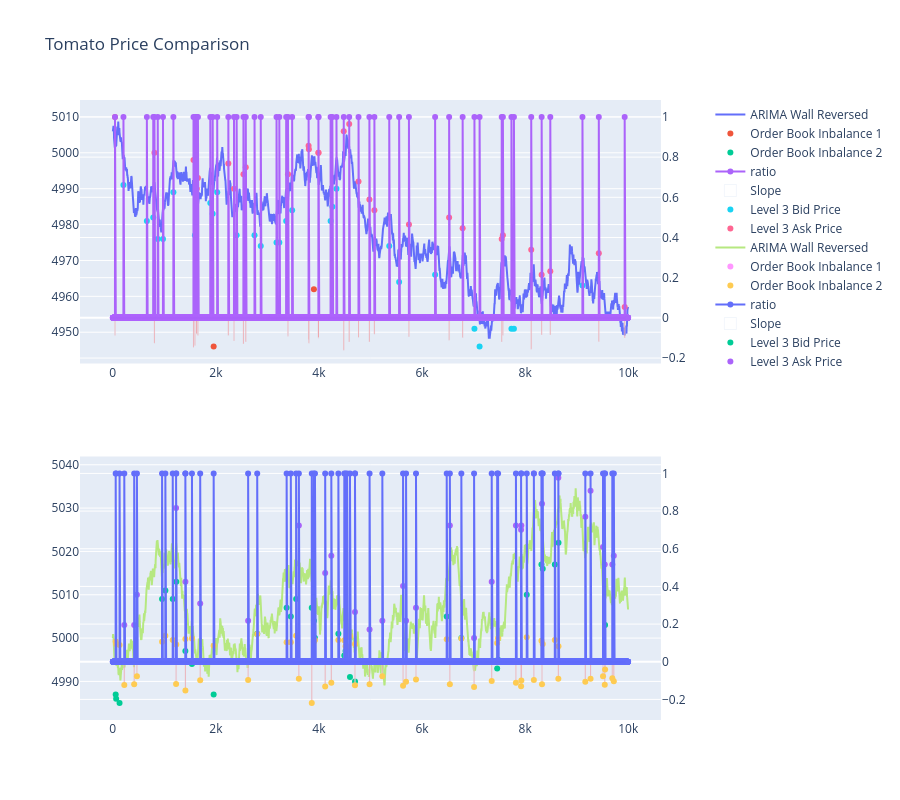

Here is the notebook cell this chart was saved with:
### Code cell
from plotly.subplots import make_subplots
import plotly.graph_objects as go

# Create a figure with 2 rows
price_graph = make_subplots(
    rows=2, 
    cols=1, 
    specs=[[{"secondary_y": True}],  # Row 1
           [{"secondary_y": True}]]  # Row 2
)

for i, df in enumerate([tomatoe_price_df_2, tomatoe_price_df_1]):
    row = i + 1
    #price_graph.add_trace(go.Scatter(x=df.index, y=df['mid_price'], mode='lines', name='Mid Price'), row=row, col=1)
    #price_graph.add_trace(go.Scatter(x=df.index, y=df['wall_mid'], mode='lines', name='Wall Mid'), row=row, col=1)
    #price_graph.add_trace(go.Scatter(x=df.index, y=df['ARIMA_mid'], mode='lines', name='ARIMA Mid'), row=row, col=1)
    #price_graph.add_trace(go.Scatter(x=df.index, y=df['ARIMA_wall'], mode='lines', name='ARIMA Wall'), row=row, col=1)
    #price_graph.add_trace(go.Scatter(x=df.index, y=df['ARIMA_mid_rever'], mode='lines', name='ARIMA Mid Reversed'), row=row, col=1)
    price_graph.add_trace(go.Scatter(x=df.index, y=df['ARIMA_wall_rever'], mode='lines', name='ARIMA Wall Reversed'), row=row, col=1)

    price_graph.add_trace(go.Scatter(x=df.index, y=df['obi'].where(only_obi3), mode='markers', name='Order Book Inbalance 1'), row=row, col=1, secondary_y=True)
    price_graph.add_trace(go.Scatter(x=df.index, y=df['obi3'].where(only_obi3), mode='markers', name='Order Book Inbalance 2'), row=row, col=1, secondary_y=True)
    price_graph.add_trace(go.Scatter(x=df.index, y=df['signal'], mode='lines+markers', name='ratio'), row=row, col=1, secondary_y=True)
    
    price_graph.add_trace(go.Bar(x=df.index, y=df['obi3'], 
            marker_color=[
            'rgba(0, 200, 100, 0.5)' if val >= 0 else 'rgba(255, 50, 50, 0.5)' 
            if pd.notnull(val) else 'rgba(0,0,0,0)' # Transparent for NaNs
            for val in df['obi3']]
            , name='Slope', width=20), row=row, col=1, secondary_y=True,)
    
    #price_graph.add_trace(go.Scatter(x=df.index, y=df['bid_price_1'], mode='lines', name='Best Bid Price'), row=row, col=1)
    #price_graph.add_trace(go.Scatter(x=df.index, y=df['bid_price_2'], mode='lines', name='Level 2 Bid Price'), row=row, col=1)
    price_graph.add_trace(go.Scatter(x=df.index, y=df['bid_price_3'], mode='markers', name='Level 3 Bid Price'), row=row, col=1)

    #price_graph.add_trace(go.Scatter(x=df.index, y=df['ask_price_1'], mode='lines', name='Best Ask Price'), row=row, col=1)
    #price_graph.add_trace(go.Scatter(x=df.index, y=df['ask_price_2'], mode='lines', name='Level 2 Ask Price'), row=row, col=1)
    price_graph.add_trace(go.Scatter(x=df.index, y=df['ask_price_3'], mode='markers', name='Level 3 Ask Price'), row=row, col=1)

price_graph.update_layout(height=800, title_text="Tomato Price Comparison")
price_graph.show()

### Figure 1 — Plotly figure (JSON) as saved in the notebook; plotly's stock layout.template omitted (floating-point values rounded to 4 significant figures; data arrays with more than 128 entries replaced by an {"elided": "..."} marker saying what was removed)
{"data": [{"mode": "lines", "name": "ARIMA Wall Reversed", "type": "scatter", "x": {"elided": "10000 int values"}, "xaxis": "x", "y": {"elided": "10000 float values"}, "yaxis": "y"}, {"mode": "markers", "name": "Order Book Inbalance 1", "type": "scatter", "x": {"elided": "10000 int values"}, "xaxis": "x", "y": {"elided": "10000 float values"}, "yaxis": "y2"}, {"mode": "markers", "name": "Order Book Inbalance 2", "type": "scatter", "x": {"elided": "10000 int values"}, "xaxis": "x", "y": {"elided": "10000 float values"}, "yaxis": "y2"}, {"mode": "lines+markers", "name": "ratio", "type": "scatter", "x": {"elided": "10000 int values"}, "xaxis": "x", "y": {"elided": "10000 int values"}, "yaxis": "y2"}, {"marker": {"color": {"elided": "10000 str values"}}, "name": "Slope", "type": "bar", "width": 20, "x": {"elided": "10000 int values"}, "xaxis": "x", "y": {"elided": "10000 float values"}, "yaxis": "y2"}, {"mode": "markers", "name": "Level 3 Bid Price", "type": "scatter", "x": {"elided": "10000 int values"}, "xaxis": "x", "y": {"elided": "10000 float values"}, "yaxis": "y"}, {"mode": "markers", "name": "Level 3 Ask Price", "type": "scatter", "x": {"elided": "10000 int values"}, "xaxis": "x", "y": {"elided": "10000 float values"}, "yaxis": "y"}, {"mode": "lines", "name": "ARIMA Wall Reversed", "type": "scatter", "x": {"elided": "10000 int values"}, "xaxis": "x2", "y": {"elided": "10000 float values"}, "yaxis": "y3"}, {"mode": "markers", "name": "Order Book Inbalance 1", "type": "scatter", "x": {"elided": "10000 int values"}, "xaxis": "x2", "y": {"elided": "10000 float values"}, "yaxis": "y4"}, {"mode": "markers", "name": "Order Book Inbalance 2", "type": "scatter", "x": {"elided": "10000 int values"}, "xaxis": "x2", "y": {"elided": "10000 float values"}, "yaxis": "y4"}, {"mode": "lines+markers", "name": "ratio", "type": "scatter", "x": {"elided": "10000 int values"}, "xaxis": "x2", "y": {"elided": "10000 int values"}, "yaxis": "y4"}, {"marker": {"color": {"elided": "10000 str values"}}, "name": "Slope", "type": "bar", "width": 20, "x": {"elided": "10000 int values"}, "xaxis": "x2", "y": {"elided": "10000 float values"}, "yaxis": "y4"}, {"mode": "markers", "name": "Level 3 Bid Price", "type": "scatter", "x": {"elided": "10000 int values"}, "xaxis": "x2", "y": {"elided": "10000 float values"}, "yaxis": "y3"}, {"mode": "markers", "name": "Level 3 Ask Price", "type": "scatter", "x": {"elided": "10000 int values"}, "xaxis": "x2", "y": {"elided": "10000 float values"}, "yaxis": "y3"}], "layout": {"height": 800, "title": {"text": "Tomato Price Comparison"}, "xaxis": {"anchor": "y", "domain": [0, 0.94]}, "xaxis2": {"anchor": "y3", "domain": [0, 0.94]}, "yaxis": {"anchor": "x", "domain": [0.575, 1]}, "yaxis2": {"anchor": "x", "overlaying": "y", "side": "right"}, "yaxis3": {"anchor": "x2", "domain": [0, 0.425]}, "yaxis4": {"anchor": "x2", "overlaying": "y3", "side": "right"}}}
